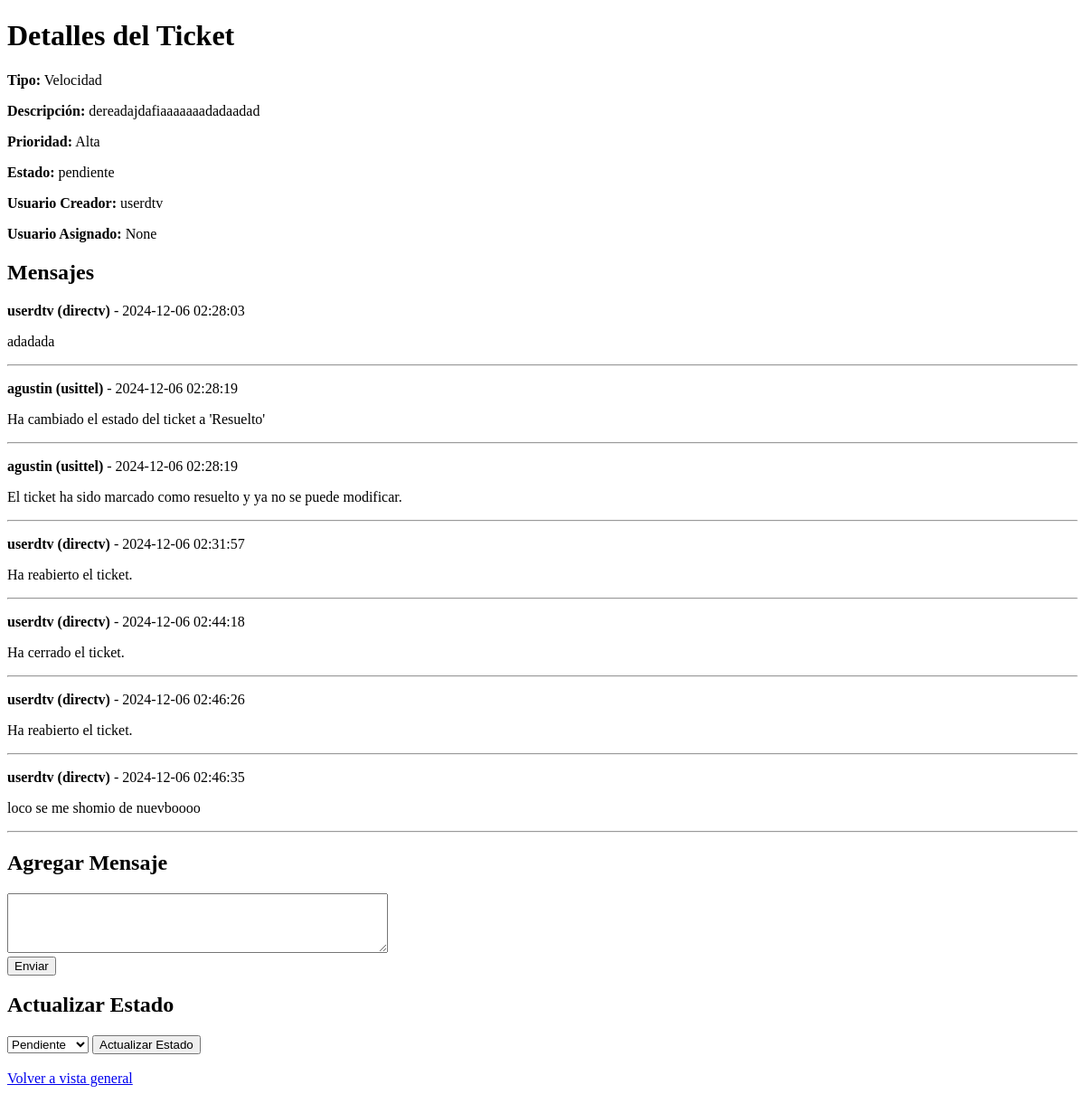
The page /ticket/31 (signed in) on the database as committed earlier.
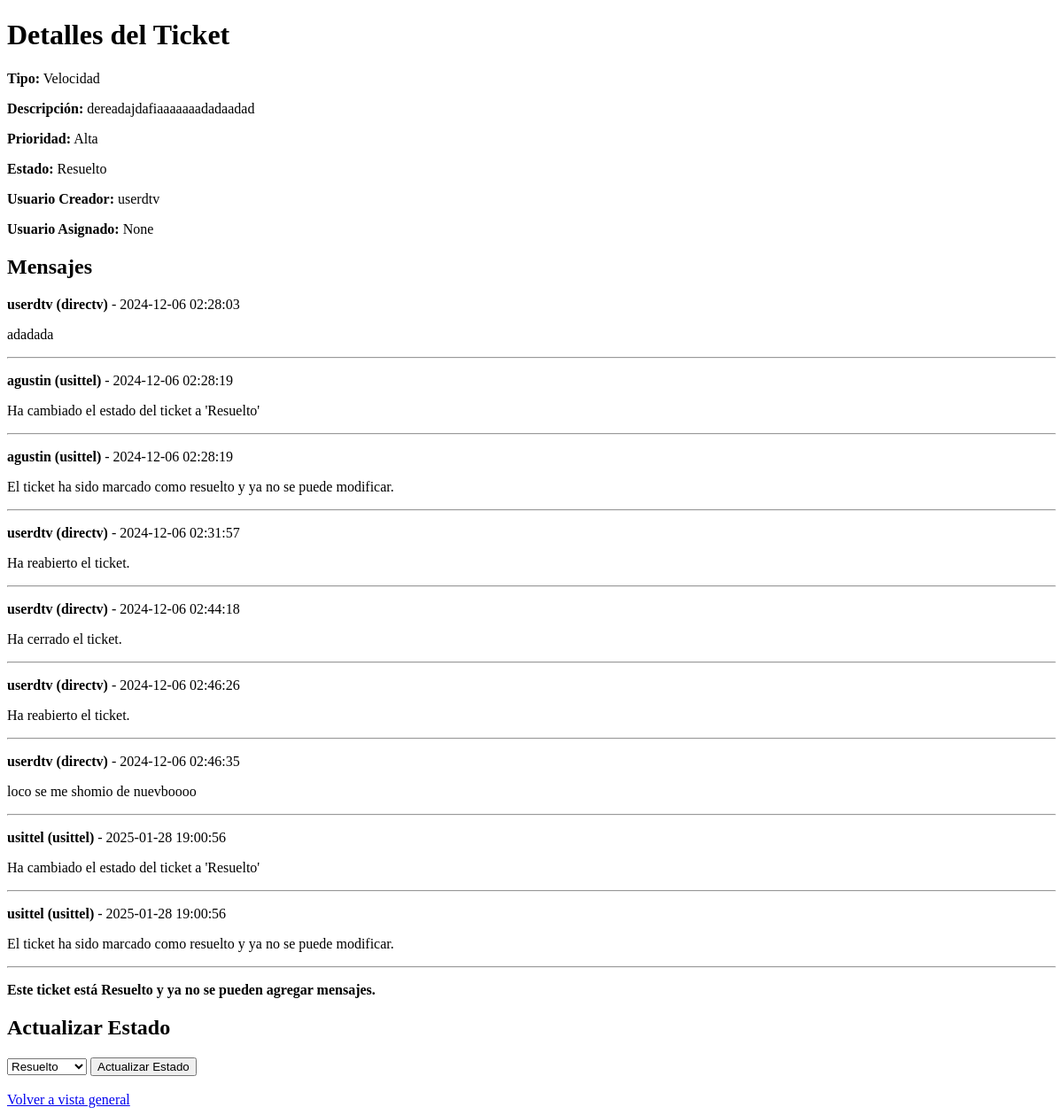
The same page on the database as committed later.
### tables this page shows
CREATE TABLE tickets (
    id INTEGER PRIMARY KEY AUTOINCREMENT,
    tipo TEXT NOT NULL,
    descripcion TEXT NOT NULL,
    prioridad TEXT NOT NULL,
    estado TEXT DEFAULT 'pendiente',
    fecha_creacion DATETIME DEFAULT CURRENT_TIMESTAMP,
    usuario_creador TEXT NOT NULL,
    notas TEXT,
    archivo TEXT
, usuario_asignado TEXT);

CREATE TABLE messages (
    id INTEGER PRIMARY KEY AUTOINCREMENT,
    ticket_id INTEGER NOT NULL,
    usuario TEXT NOT NULL,
    rol TEXT NOT NULL,
    mensaje TEXT NOT NULL,
    fecha TIMESTAMP DEFAULT CURRENT_TIMESTAMP,
    FOREIGN KEY (ticket_id) REFERENCES tickets (id)
);

### app.py (the view)
@app.route('/ticket/<int:id>', methods=['GET'])
@login_required
def view_ticket(id):
    conn = get_db_connection()
    ticket = conn.execute('SELECT * FROM tickets WHERE id = ?', (id,)).fetchone()
    messages = conn.execute('SELECT * FROM messages WHERE ticket_id = ? ORDER BY fecha ASC', (id,)).fetchall()
    conn.close()
    if not ticket:
        return "Ticket no encontrado", 404
    return render_template('view_ticket.html', ticket=ticket, messages=messages, current_user=current_user)

### app.py (called while the page is built)
def get_db_connection():
    conn = sqlite3.connect('database.db', timeout=10)  # Espera hasta 10 segundos si la base de datos está bloqueada
    conn.row_factory = sqlite3.Row
    return conn

@login_manager.user_loader
def load_user(user_id):
    conn = get_db_connection()
    user = conn.execute('SELECT * FROM users WHERE id = ?', (user_id,)).fetchone()
    conn.close()
    if user:
        return User(id=user['id'], username=user['username'], role=user['role'])
    return None

### templates/view_ticket.html (shortened to what this page needs)
<!DOCTYPE html>
<html lang="en">
<head>
</head>
<body>
    <h1>Detalles del Ticket</h1>
    <p><strong>Tipo:</strong> {{ ticket['tipo'] }}</p>
    <p><strong>Descripción:</strong> {{ ticket['descripcion'] }}</p>
    <p><strong>Prioridad:</strong> {{ ticket['prioridad'] }}</p>
    <p><strong>Estado:</strong> {{ ticket['estado'] }}</p>
    <p><strong>Usuario Creador:</strong> {{ ticket['usuario_creador'] }}</p>
    <p><strong>Usuario Asignado:</strong> {{ ticket['usuario_asignado'] }}</p>
    <h2>Mensajes</h2>
    <div>
        {% for message in messages %}
            <p><strong>{{ message['usuario'] }} ({{ message['rol'] }})</strong> - {{ message['fecha'] }}</p>
            <p>{{ message['mensaje'] }}</p>
            <hr>
        {% endfor %}
    </div>
    {% if ticket['estado'].lower() not in ['cerrado', 'resuelto'] %}
    <h2>Agregar Mensaje</h2>
    <form method="POST" action="{{ url_for('add_message', ticket_id=ticket['id']) }}">
        <textarea name="mensaje" rows="4" cols="50" required></textarea><br>
        <button type="submit">Enviar</button>
    </form>
{% else %}
    <p><strong>Este ticket está {{ ticket['estado'] }} y ya no se pueden agregar mensajes.</strong></p>
{% endif %}
    {% if current_user.role == 'usittel' and ticket['estado'] != 'Cerrado' %}
        <h2>Actualizar Estado</h2>
        <form method="POST" action="{{ url_for('update_ticket', id=ticket['id']) }}">
            <select name="nuevo_estado" required>
                <option value="Pendiente" {% if ticket['estado'] == 'Pendiente' %}selected{% endif %}>Pendiente</option>
                <option value="Resuelto" {% if ticket['estado'] == 'Resuelto' %}selected{% endif %}>Resuelto</option>
            </select>
            <button type="submit">Actualizar Estado</button>
        </form>
    {% endif %}
    <br>
    <a href="/tickets">Volver a vista general</a>
</body>
</html>

Rows that differ between the two databases and show on the page:
changed tickets "Velocidad": estado "pendiente" → "Resuelto"; estado (not shown) → "Resuelto"; nuevo_estado (not shown) → "Resuelto"
added messages: usuario "usittel", rol "usittel", fecha "2025-01-28 19:00:56", mensaje "Ha cambiado el estado del ticket a 'Resuelto'"
added messages: usuario "usittel", rol "usittel", fecha "2025-01-28 19:00:56", mensaje "El ticket ha sido marcado como resuelto y ya no se puede modificar."
Other text that changed with them:
form field nuevo_estado: "Pendiente" → (not shown)
text no longer shown: "Agregar Mensaje Enviar"
text now shown: "Este ticket está y ya no se pueden agregar mensajes."
